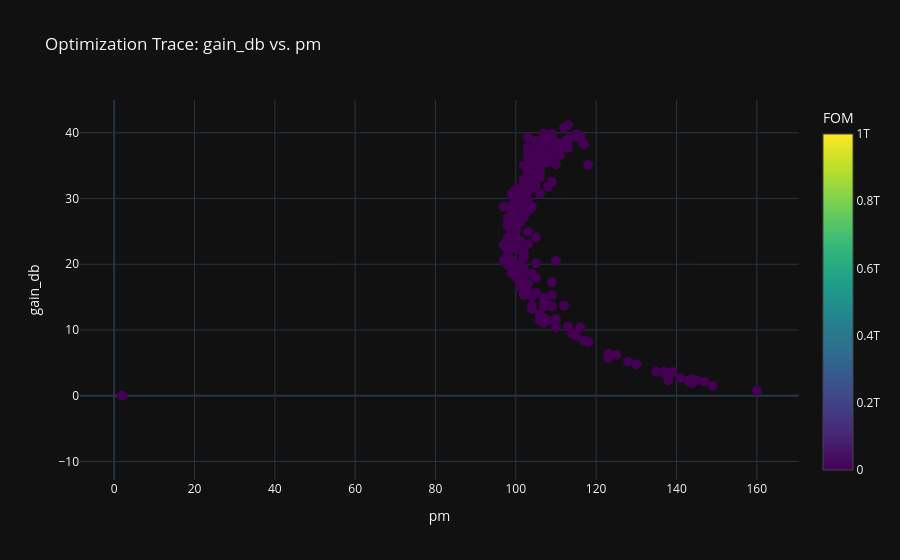

The notebook cell saved with this chart:
### Markdown cell above
### (3) Metric Trace

### Code cell
circuit_optimizer.plot_optimization_trace(metric_x='pm', metric_y='gain_db', show=True)

### Figure 1 — Plotly figure (JSON) as saved in the notebook; plotly's stock layout.template omitted (floating-point values rounded to 4 significant figures; data arrays with more than 128 entries replaced by an {"elided": "..."} marker saying what was removed)
{"data": [{"marker": {"color": {"elided": "250 float values"}, "colorbar": {"title": {"text": "FOM"}}, "colorscale": [[0, "#440154"], [0.1111, "#482878"], [0.2222, "#3e4989"], [0.3333, "#31688e"], [0.4444, "#26828e"], [0.5556, "#1f9e89"], [0.6667, "#35b779"], [0.7778, "#6ece58"], [0.8889, "#b5de2b"], [1, "#fde725"]], "showscale": true, "size": 10}, "mode": "markers", "name": "Optimization Trace", "type": "scatter", "x": {"elided": "250 float values"}, "y": {"elided": "250 float values"}}], "layout": {"showlegend": false, "title": {"text": "Optimization Trace: gain_db vs. pm"}, "xaxis": {"title": {"text": "pm"}}, "yaxis": {"title": {"text": "gain_db"}}}}
